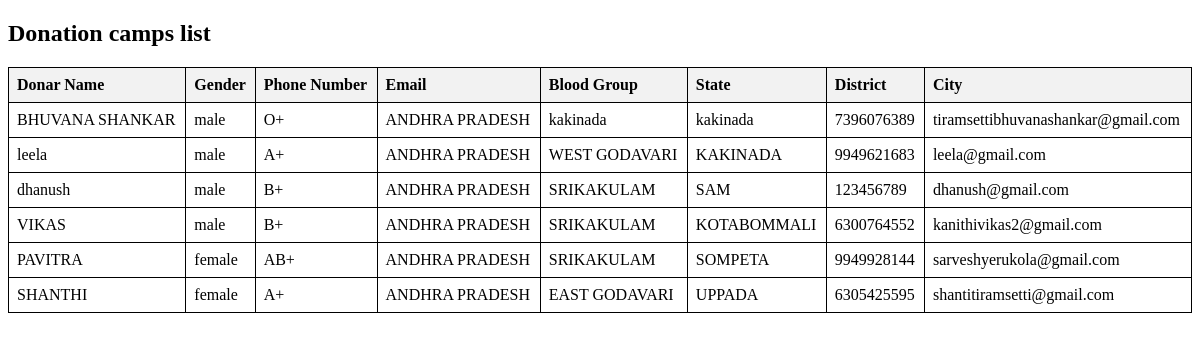
The page /page2.php on the database its author committed.
### tables this page shows
CREATE TABLE `donors` (
  `id` int(11) NOT NULL,
  `donarname` varchar(100) NOT NULL,
  `dob` date NOT NULL,
  `gender` enum('male','female','other') NOT NULL,
  `bloodGroup` enum('A+','A-','B+','B-','AB+','AB-','O+','O-') NOT NULL,
  `contactNumber` bigint(15) NOT NULL,
  `email` varchar(100) NOT NULL,
  `state` varchar(50) NOT NULL,
  `district` varchar(50) NOT NULL,
  `city` varchar(50) NOT NULL,
  `lastDonation` date DEFAULT NULL,
  `consent` tinyint(1) NOT NULL
);

### page2.php (the view, shortened to what this page needs)
<?php
include "db_conn.php";
$sql = "SELECT donarname, gender, contactNumber, email, bloodGroup, state, district, city FROM donors";
$result = $conn->query($sql);
?>
<!DOCTYPE html>
<html lang="en">
<head>
</head>
<body>
<h2>Donation camps list</h2>
<table>
    <thead>
        <tr>
            <th>Donar Name</th>
            <th>Gender</th>
            <th>Phone Number</th>
            <th>Email</th>
            <th>Blood Group</th>
            <th>State</th>
            <th>District</th>
            <th>City</th>
        </tr>
    </thead>
    <tbody>
        <?php
        if ($result->num_rows > 0) {
            while($row = $result->fetch_assoc()) {
                echo "<tr>";
                echo "<td>" . $row["donarname"] . "</td>";
                echo "<td>" . $row["gender"] . "</td>";
              echo "<td>" . $row["bloodGroup"] . "</td>";
                echo "<td>" . $row["state"] . "</td>";
                echo "<td>" . $row["district"] . "</td>";
                echo "<td>" . $row["city"] . "</td>";
                echo "<td>" . $row["contactNumber"] . "</td>";
                echo "<td>" . $row["email"] . "</td>";
                echo "</tr>";
            }
        } else {
            echo "<tr><td colspan='8'>No donors found</td></tr>";
        }
        ?>
    </tbody>
</table>
</body>
</html>

### page2.php (style rules this page uses)
table { width: 100%; border-collapse: collapse; }
table, th, td { border: 1px solid black; }
th, td { padding: 8px; text-align: left; }
th { background-color: #f2f2f2; }

### rows shown on the page
donors: donarname "BHUVANA SHANKAR", gender "male", bloodGroup "O+", state "ANDHRA PRADESH", district "kakinada", city "kakinada", contactNumber "7396076389", email "tiramsettibhuvanashankar@gmail.com"
donors: donarname "leela", gender "male", bloodGroup "A+", state "ANDHRA PRADESH", district "WEST GODAVARI", city "KAKINADA", contactNumber "9949621683", email "leela@gmail.com"
donors: donarname "dhanush", gender "male", bloodGroup "B+", state "ANDHRA PRADESH", district "SRIKAKULAM", city "SAM", contactNumber "123456789", email "dhanush@gmail.com"
donors: donarname "VIKAS", gender "male", bloodGroup "B+", state "ANDHRA PRADESH", district "SRIKAKULAM", city "KOTABOMMALI", contactNumber "6300764552", email "kanithivikas2@gmail.com"
donors: donarname "PAVITRA", gender "female", bloodGroup "AB+", state "ANDHRA PRADESH", district "SRIKAKULAM", city "SOMPETA", contactNumber "9949928144", email "sarveshyerukola@gmail.com"
donors: donarname "SHANTHI", gender "female", bloodGroup "A+", state "ANDHRA PRADESH", district "EAST GODAVARI", city "UPPADA", contactNumber "6305425595", email "shantitiramsetti@gmail.com"
